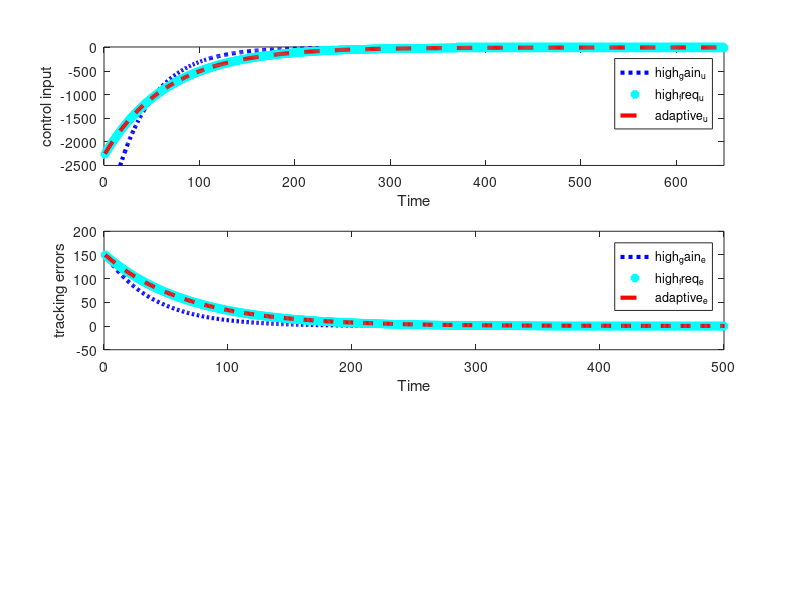
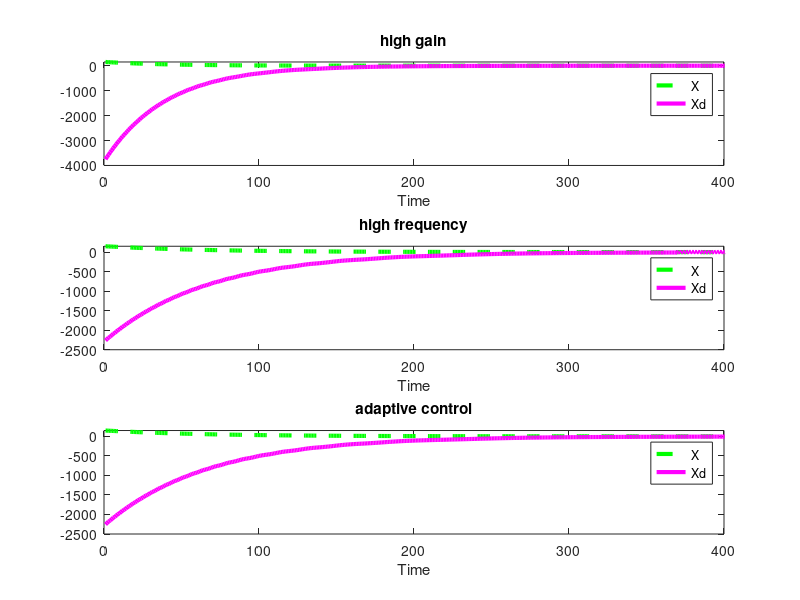

Here is the MATLAB script that generated these plots, in order:
clear all, close all , clc
%dynamic is xdot =a^2*sin(x)+u here a is unknow(ground truth a =2)
%desing control input as u = -k1x-k2x

%the simulate time is 
t = [1:1:10000];
dt = 0.001;
% control gain k1,k2
k1=15;
k2=10;
%ground truth a
a=2;

%initial condiction x(0);
x=150;
%vector that using plot
record_xdot=zeros(length(t),1);
record_u=zeros(length(t),1);
%record_e=zeros(length(t),1);
record_x=zeros(length(t),1);
%the update term
state_before=0;
state_update=0;


%High gain control

for i =1:length(t)
    u=-k1*x-k2*x;
    record_u(i)=u;
    xdot=(a^2)*sin(x)+u;
    record_xdot(i)=xdot;
    record_u(i)=u;
    record_x(i)=x;
    state_before=x;
    state_update=state_before+xdot*dt;
    x=state_update;    
end
%plot 1
figure;
subplot(3,1,1);
plot(t,record_u,':b','LineWidth',3);
xlabel('Time');
ylabel('control input');
%xlim([0 100]);
%ylim([-500 150]);
hold on;
subplot(3,1,2);
plot(t,record_x,':b','LineWidth',3);
xlabel('Time');
ylabel('tracking errors');
%xlim([0 100]);
%ylim([-500 150]);
hold on;
%plot 2
figure;
subplot(3,1,1);
plot(t,record_x,'--g','LineWidth',3);
hold on;
plot(t,record_xdot,'-m','LineWidth',3);
title("high gain");
xlabel('Time');
xlim([0 400]);
ylim([-4000 150]);
legend('X',"Xd");
hold off;

%High frequency control
x = 150;
record_xdot=zeros(size(record_xdot));
record_u=zeros(size(record_u));
record_x=zeros(size(record_x));
state_before = 0;
state_update = 0;
for i =1:length(t)
    u=-k1*x-k2*sign(x);
    xdot=(a^2)*sin(x)+u;
    record_xdot(i)=xdot;
    record_u(i)=u;
    record_x(i)=x;
    state_before=x;
    state_update=state_before+xdot*dt;
    x=state_update;    
end
%plot 1
figure(1);
subplot(3,1,1);
plot(t,record_u,'*c','LineWidth',3);
xlabel('Time');
ylabel('control input');
%xlim([0 100]);
%ylim([-500 150]);
hold on;
subplot(3,1,2);
plot(t,record_x,'*c','LineWidth',3);
xlabel('Time');
ylabel('tracking errors');
%xlim([0 100]);
%ylim([-500 150]);
hold on;

%plot 2
figure(2);
subplot(3,1,2);
plot(t,record_x,'--g','LineWidth',3);
hold on;
plot(t,record_xdot,'-m','LineWidth',3);
title("high frequency");
xlabel('Time');
xlim([0 400]);
ylim([-2500 150]);
legend('X',"Xd");
hold off;

%Adaptive control
x = 150;
record_xdot=zeros(size(record_xdot));
record_u=zeros(size(record_u));
record_x=zeros(size(record_x));
state_before=0;
state_update=0;
theta_before=0;
theta_update=0;
%defing theta_estimate assume the initial_condiction of theta_hat is 0;
theta_hat = 0;
% let a^2 =theta
theta = a^2;
%design theta_hat_dot as x*sin(x)
for i =1:length(t)
    u=-theta_hat*sin(x)-k1*x;
    xdot=(theta)*sin(x)+u;
    record_xdot(i)=xdot;
    record_u(i)=u;
    record_x(i)=x;
    %renew x
    state_before=x;
    state_update=state_before+xdot*dt;
    x=state_update;
    
    % renew theta_hat
    theta_before = theta_hat;
    theta_update = theta_before + x*sin(x)*dt;
    theta_hat = theta_update;
    
end
%plot 1
figure(1);
subplot(3,1,1);
plot(t,record_u,'--r','LineWidth',3);
xlabel('Time');
ylabel('control input');
legend("high_gain_u","high_freq_u","adaptive_u");
xlim([0 650]);
ylim([-2500 10]);
hold off;
subplot(3,1,2);
plot(t,record_x,'--r','LineWidth',3);
xlabel('Time');
ylabel('tracking errors');
xlim([0 500]);
ylim([-50 200]);
legend("high_gain_e","high_freq_e","adaptive_e");
hold off;

%plot 2
figure(2);
subplot(3,1,3);
plot(t,record_x,'--g','LineWidth',3);
hold on;
plot(t,record_xdot,'-m','LineWidth',3);
title("adaptive control");
xlabel('Time');
xlim([0 400]);
ylim([-2500 150]);
legend('X',"Xd");
hold off;



